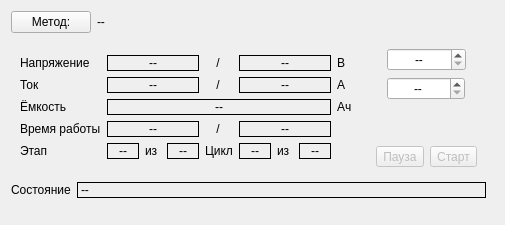
<?xml version="1.0" encoding="UTF-8"?>
<ui version="4.0">
 <class>ZrmMainDisplay</class>
 <widget class="QWidget" name="ZrmMainDisplay">
  <property name="geometry">
   <rect>
    <x>0</x>
    <y>0</y>
    <width>505</width>
    <height>225</height>
   </rect>
  </property>
  <property name="sizePolicy">
   <sizepolicy hsizetype="Fixed" vsizetype="Fixed">
    <horstretch>0</horstretch>
    <verstretch>0</verstretch>
   </sizepolicy>
  </property>
  <property name="font">
   <font>
    <pointsize>9</pointsize>
    <weight>50</weight>
    <bold>false</bold>
   </font>
  </property>
  <property name="windowTitle">
   <string>Form</string>
  </property>
  <layout class="QHBoxLayout" name="horizontalLayout_5">
   <item>
    <layout class="QVBoxLayout" name="verticalLayout_2">
     <item>
      <layout class="QHBoxLayout" name="horizontalLayout">
       <item>
        <widget class="QPushButton" name="bMethod">
         <property name="sizePolicy">
          <sizepolicy hsizetype="Minimum" vsizetype="Fixed">
           <horstretch>0</horstretch>
           <verstretch>0</verstretch>
          </sizepolicy>
         </property>
         <property name="styleSheet">
          <string notr="true"/>
         </property>
         <property name="text">
          <string>Метод:</string>
         </property>
         <property name="flat">
          <bool>false</bool>
         </property>
        </widget>
       </item>
       <item>
        <widget class="QLabel" name="lb_method_name">
         <property name="sizePolicy">
          <sizepolicy hsizetype="Expanding" vsizetype="Fixed">
           <horstretch>0</horstretch>
           <verstretch>0</verstretch>
          </sizepolicy>
         </property>
         <property name="text">
          <string>--</string>
         </property>
        </widget>
       </item>
      </layout>
     </item>
     <item>
      <layout class="QHBoxLayout" name="horizontalLayout_3">
       <item>
        <widget class="QFrame" name="fr_controls">
         <property name="sizePolicy">
          <sizepolicy hsizetype="Fixed" vsizetype="Fixed">
           <horstretch>0</horstretch>
           <verstretch>0</verstretch>
          </sizepolicy>
         </property>
         <property name="styleSheet">
          <string notr="true"/>
         </property>
         <layout class="QVBoxLayout" name="verticalLayout">
          <item>
           <layout class="QGridLayout" name="gridLayout">
            <item row="0" column="0">
             <widget class="QLabel" name="label_3">
              <property name="sizePolicy">
               <sizepolicy hsizetype="Fixed" vsizetype="Fixed">
                <horstretch>0</horstretch>
                <verstretch>0</verstretch>
               </sizepolicy>
              </property>
              <property name="text">
               <string>Напряжение</string>
              </property>
             </widget>
            </item>
            <item row="0" column="1" colspan="3">
             <widget class="QLabel" name="lbVolt">
              <property name="sizePolicy">
               <sizepolicy hsizetype="Preferred" vsizetype="Fixed">
                <horstretch>0</horstretch>
                <verstretch>0</verstretch>
               </sizepolicy>
              </property>
              <property name="minimumSize">
               <size>
                <width>80</width>
                <height>0</height>
               </size>
              </property>
              <property name="frameShape">
               <enum>QFrame::Box</enum>
              </property>
              <property name="text">
               <string>--</string>
              </property>
              <property name="alignment">
               <set>Qt::AlignCenter</set>
              </property>
             </widget>
            </item>
            <item row="0" column="4">
             <widget class="QLabel" name="label_10">
              <property name="sizePolicy">
               <sizepolicy hsizetype="Fixed" vsizetype="Fixed">
                <horstretch>0</horstretch>
                <verstretch>0</verstretch>
               </sizepolicy>
              </property>
              <property name="minimumSize">
               <size>
                <width>26</width>
                <height>0</height>
               </size>
              </property>
              <property name="text">
               <string>/</string>
              </property>
              <property name="alignment">
               <set>Qt::AlignCenter</set>
              </property>
             </widget>
            </item>
            <item row="0" column="5" colspan="3">
             <widget class="QLabel" name="lbVoltLimit">
              <property name="sizePolicy">
               <sizepolicy hsizetype="Preferred" vsizetype="Fixed">
                <horstretch>0</horstretch>
                <verstretch>0</verstretch>
               </sizepolicy>
              </property>
              <property name="minimumSize">
               <size>
                <width>80</width>
                <height>0</height>
               </size>
              </property>
              <property name="frameShape">
               <enum>QFrame::Box</enum>
              </property>
              <property name="text">
               <string>--</string>
              </property>
              <property name="alignment">
               <set>Qt::AlignCenter</set>
              </property>
             </widget>
            </item>
            <item row="0" column="8">
             <widget class="QLabel" name="label_12">
              <property name="sizePolicy">
               <sizepolicy hsizetype="Fixed" vsizetype="Fixed">
                <horstretch>0</horstretch>
                <verstretch>0</verstretch>
               </sizepolicy>
              </property>
              <property name="text">
               <string>В</string>
              </property>
             </widget>
            </item>
            <item row="1" column="0">
             <widget class="QLabel" name="label_4">
              <property name="sizePolicy">
               <sizepolicy hsizetype="Fixed" vsizetype="Fixed">
                <horstretch>0</horstretch>
                <verstretch>0</verstretch>
               </sizepolicy>
              </property>
              <property name="text">
               <string>Ток</string>
              </property>
             </widget>
            </item>
            <item row="1" column="1" colspan="3">
             <widget class="QLabel" name="lbCurr">
              <property name="sizePolicy">
               <sizepolicy hsizetype="Preferred" vsizetype="Fixed">
                <horstretch>0</horstretch>
                <verstretch>0</verstretch>
               </sizepolicy>
              </property>
              <property name="minimumSize">
               <size>
                <width>80</width>
                <height>0</height>
               </size>
              </property>
              <property name="frameShape">
               <enum>QFrame::Box</enum>
              </property>
              <property name="text">
               <string>--</string>
              </property>
              <property name="alignment">
               <set>Qt::AlignCenter</set>
              </property>
             </widget>
            </item>
            <item row="1" column="4">
             <widget class="QLabel" name="label_11">
              <property name="sizePolicy">
               <sizepolicy hsizetype="Fixed" vsizetype="Fixed">
                <horstretch>0</horstretch>
                <verstretch>0</verstretch>
               </sizepolicy>
              </property>
              <property name="minimumSize">
               <size>
                <width>26</width>
                <height>0</height>
               </size>
              </property>
              <property name="text">
               <string>/</string>
              </property>
              <property name="alignment">
               <set>Qt::AlignCenter</set>
              </property>
             </widget>
            </item>
            <item row="1" column="5" colspan="3">
             <widget class="QLabel" name="lbCurrLimit">
              <property name="sizePolicy">
               <sizepolicy hsizetype="Preferred" vsizetype="Fixed">
                <horstretch>0</horstretch>
                <verstretch>0</verstretch>
               </sizepolicy>
              </property>
              <property name="minimumSize">
               <size>
                <width>80</width>
                <height>0</height>
               </size>
              </property>
              <property name="frameShape">
               <enum>QFrame::Box</enum>
              </property>
              <property name="text">
               <string>--</string>
              </property>
              <property name="alignment">
               <set>Qt::AlignCenter</set>
              </property>
             </widget>
            </item>
            <item row="1" column="8">
             <widget class="QLabel" name="label_13">
              <property name="sizePolicy">
               <sizepolicy hsizetype="Fixed" vsizetype="Fixed">
                <horstretch>0</horstretch>
                <verstretch>0</verstretch>
               </sizepolicy>
              </property>
              <property name="text">
               <string>А</string>
              </property>
             </widget>
            </item>
            <item row="2" column="0">
             <widget class="QLabel" name="lb_cap_name">
              <property name="sizePolicy">
               <sizepolicy hsizetype="Fixed" vsizetype="Fixed">
                <horstretch>0</horstretch>
                <verstretch>0</verstretch>
               </sizepolicy>
              </property>
              <property name="text">
               <string>Ёмкость</string>
              </property>
             </widget>
            </item>
            <item row="2" column="1" colspan="7">
             <widget class="QLabel" name="lbCapacity">
              <property name="sizePolicy">
               <sizepolicy hsizetype="Preferred" vsizetype="Fixed">
                <horstretch>0</horstretch>
                <verstretch>0</verstretch>
               </sizepolicy>
              </property>
              <property name="minimumSize">
               <size>
                <width>210</width>
                <height>0</height>
               </size>
              </property>
              <property name="frameShape">
               <enum>QFrame::Box</enum>
              </property>
              <property name="text">
               <string>--</string>
              </property>
              <property name="alignment">
               <set>Qt::AlignCenter</set>
              </property>
             </widget>
            </item>
            <item row="2" column="8">
             <widget class="QLabel" name="lb_cap_unit1">
              <property name="sizePolicy">
               <sizepolicy hsizetype="Fixed" vsizetype="Fixed">
                <horstretch>0</horstretch>
                <verstretch>0</verstretch>
               </sizepolicy>
              </property>
              <property name="text">
               <string>Ач</string>
              </property>
             </widget>
            </item>
            <item row="3" column="0">
             <widget class="QLabel" name="label_6">
              <property name="sizePolicy">
               <sizepolicy hsizetype="Fixed" vsizetype="Fixed">
                <horstretch>0</horstretch>
                <verstretch>0</verstretch>
               </sizepolicy>
              </property>
              <property name="text">
               <string>Время работы</string>
              </property>
             </widget>
            </item>
            <item row="3" column="1" colspan="3">
             <widget class="QLabel" name="lbWorkTime">
              <property name="sizePolicy">
               <sizepolicy hsizetype="Preferred" vsizetype="Fixed">
                <horstretch>0</horstretch>
                <verstretch>0</verstretch>
               </sizepolicy>
              </property>
              <property name="minimumSize">
               <size>
                <width>80</width>
                <height>0</height>
               </size>
              </property>
              <property name="frameShape">
               <enum>QFrame::Box</enum>
              </property>
              <property name="text">
               <string>--</string>
              </property>
              <property name="alignment">
               <set>Qt::AlignCenter</set>
              </property>
             </widget>
            </item>
            <item row="3" column="4">
             <widget class="QLabel" name="label_15">
              <property name="sizePolicy">
               <sizepolicy hsizetype="Fixed" vsizetype="Fixed">
                <horstretch>0</horstretch>
                <verstretch>0</verstretch>
               </sizepolicy>
              </property>
              <property name="minimumSize">
               <size>
                <width>26</width>
                <height>0</height>
               </size>
              </property>
              <property name="text">
               <string>/</string>
              </property>
              <property name="alignment">
               <set>Qt::AlignCenter</set>
              </property>
             </widget>
            </item>
            <item row="3" column="5" colspan="3">
             <widget class="QLabel" name="lbTimeLimit">
              <property name="sizePolicy">
               <sizepolicy hsizetype="Preferred" vsizetype="Fixed">
                <horstretch>0</horstretch>
                <verstretch>0</verstretch>
               </sizepolicy>
              </property>
              <property name="minimumSize">
               <size>
                <width>80</width>
                <height>0</height>
               </size>
              </property>
              <property name="frameShape">
               <enum>QFrame::Box</enum>
              </property>
              <property name="text">
               <string>--</string>
              </property>
              <property name="alignment">
               <set>Qt::AlignCenter</set>
              </property>
             </widget>
            </item>
            <item row="4" column="0">
             <widget class="QLabel" name="label_8">
              <property name="sizePolicy">
               <sizepolicy hsizetype="Fixed" vsizetype="Fixed">
                <horstretch>0</horstretch>
                <verstretch>0</verstretch>
               </sizepolicy>
              </property>
              <property name="text">
               <string>Этап</string>
              </property>
             </widget>
            </item>
            <item row="4" column="1">
             <widget class="QLabel" name="lbStageNum">
              <property name="sizePolicy">
               <sizepolicy hsizetype="Preferred" vsizetype="Fixed">
                <horstretch>0</horstretch>
                <verstretch>0</verstretch>
               </sizepolicy>
              </property>
              <property name="minimumSize">
               <size>
                <width>32</width>
                <height>0</height>
               </size>
              </property>
              <property name="frameShape">
               <enum>QFrame::Box</enum>
              </property>
              <property name="text">
               <string>--</string>
              </property>
              <property name="alignment">
               <set>Qt::AlignCenter</set>
              </property>
             </widget>
            </item>
            <item row="4" column="2">
             <widget class="QLabel" name="label_16">
              <property name="sizePolicy">
               <sizepolicy hsizetype="Fixed" vsizetype="Fixed">
                <horstretch>0</horstretch>
                <verstretch>0</verstretch>
               </sizepolicy>
              </property>
              <property name="minimumSize">
               <size>
                <width>16</width>
                <height>0</height>
               </size>
              </property>
              <property name="text">
               <string>из</string>
              </property>
             </widget>
            </item>
            <item row="4" column="3">
             <widget class="QLabel" name="lbStageTotal">
              <property name="sizePolicy">
               <sizepolicy hsizetype="Preferred" vsizetype="Fixed">
                <horstretch>0</horstretch>
                <verstretch>0</verstretch>
               </sizepolicy>
              </property>
              <property name="minimumSize">
               <size>
                <width>32</width>
                <height>0</height>
               </size>
              </property>
              <property name="frameShape">
               <enum>QFrame::Box</enum>
              </property>
              <property name="text">
               <string>--</string>
              </property>
              <property name="alignment">
               <set>Qt::AlignCenter</set>
              </property>
             </widget>
            </item>
            <item row="4" column="4">
             <widget class="QLabel" name="label_9">
              <property name="sizePolicy">
               <sizepolicy hsizetype="Fixed" vsizetype="Fixed">
                <horstretch>0</horstretch>
                <verstretch>0</verstretch>
               </sizepolicy>
              </property>
              <property name="minimumSize">
               <size>
                <width>26</width>
                <height>0</height>
               </size>
              </property>
              <property name="text">
               <string>Цикл</string>
              </property>
              <property name="alignment">
               <set>Qt::AlignCenter</set>
              </property>
             </widget>
            </item>
            <item row="4" column="5">
             <widget class="QLabel" name="lbCycleNum">
              <property name="sizePolicy">
               <sizepolicy hsizetype="Preferred" vsizetype="Fixed">
                <horstretch>0</horstretch>
                <verstretch>0</verstretch>
               </sizepolicy>
              </property>
              <property name="minimumSize">
               <size>
                <width>32</width>
                <height>0</height>
               </size>
              </property>
              <property name="frameShape">
               <enum>QFrame::Box</enum>
              </property>
              <property name="text">
               <string>--</string>
              </property>
              <property name="alignment">
               <set>Qt::AlignCenter</set>
              </property>
             </widget>
            </item>
            <item row="4" column="6">
             <widget class="QLabel" name="label_17">
              <property name="sizePolicy">
               <sizepolicy hsizetype="Fixed" vsizetype="Fixed">
                <horstretch>0</horstretch>
                <verstretch>0</verstretch>
               </sizepolicy>
              </property>
              <property name="minimumSize">
               <size>
                <width>16</width>
                <height>0</height>
               </size>
              </property>
              <property name="text">
               <string>из</string>
              </property>
             </widget>
            </item>
            <item row="4" column="7">
             <widget class="QLabel" name="lbCycleTotal">
              <property name="sizePolicy">
               <sizepolicy hsizetype="Preferred" vsizetype="Fixed">
                <horstretch>0</horstretch>
                <verstretch>0</verstretch>
               </sizepolicy>
              </property>
              <property name="minimumSize">
               <size>
                <width>32</width>
                <height>0</height>
               </size>
              </property>
              <property name="frameShape">
               <enum>QFrame::Box</enum>
              </property>
              <property name="text">
               <string>--</string>
              </property>
              <property name="alignment">
               <set>Qt::AlignCenter</set>
              </property>
             </widget>
            </item>
           </layout>
          </item>
         </layout>
        </widget>
       </item>
       <item>
        <widget class="QFrame" name="fr_manual">
         <property name="sizePolicy">
          <sizepolicy hsizetype="Fixed" vsizetype="Fixed">
           <horstretch>0</horstretch>
           <verstretch>0</verstretch>
          </sizepolicy>
         </property>
         <property name="maximumSize">
          <size>
           <width>16777215</width>
           <height>16777215</height>
          </size>
         </property>
         <property name="styleSheet">
          <string notr="true"/>
         </property>
         <layout class="QVBoxLayout" name="verticalLayout_11">
          <item>
           <layout class="QGridLayout" name="gridLayout_2">
            <item row="0" column="0">
             <widget class="QDoubleSpinBox" name="edManVolt">
              <property name="sizePolicy">
               <sizepolicy hsizetype="Fixed" vsizetype="Fixed">
                <horstretch>0</horstretch>
                <verstretch>0</verstretch>
               </sizepolicy>
              </property>
              <property name="wrapping">
               <bool>false</bool>
              </property>
              <property name="alignment">
               <set>Qt::AlignCenter</set>
              </property>
              <property name="specialValueText">
               <string>--</string>
              </property>
              <property name="suffix">
               <string>    В</string>
              </property>
             </widget>
            </item>
            <item row="1" column="0">
             <widget class="QDoubleSpinBox" name="edManCap">
              <property name="sizePolicy">
               <sizepolicy hsizetype="Fixed" vsizetype="Fixed">
                <horstretch>0</horstretch>
                <verstretch>0</verstretch>
               </sizepolicy>
              </property>
              <property name="alignment">
               <set>Qt::AlignCenter</set>
              </property>
              <property name="specialValueText">
               <string>--</string>
              </property>
              <property name="suffix">
               <string>  Ач</string>
              </property>
             </widget>
            </item>
           </layout>
          </item>
          <item>
           <spacer name="verticalSpacer_3">
            <property name="orientation">
             <enum>Qt::Vertical</enum>
            </property>
            <property name="sizeHint" stdset="0">
             <size>
              <width>20</width>
              <height>40</height>
             </size>
            </property>
           </spacer>
          </item>
          <item>
           <layout class="QHBoxLayout" name="horizontalLayout_2">
            <item>
             <widget class="QToolButton" name="bPause">
              <property name="enabled">
               <bool>false</bool>
              </property>
              <property name="sizePolicy">
               <sizepolicy hsizetype="Fixed" vsizetype="Fixed">
                <horstretch>0</horstretch>
                <verstretch>0</verstretch>
               </sizepolicy>
              </property>
              <property name="styleSheet">
               <string notr="true"/>
              </property>
              <property name="text">
               <string>Пауза</string>
              </property>
              <property name="checkable">
               <bool>false</bool>
              </property>
              <property name="autoRaise">
               <bool>false</bool>
              </property>
             </widget>
            </item>
            <item>
             <widget class="QToolButton" name="bStartStop">
              <property name="enabled">
               <bool>false</bool>
              </property>
              <property name="sizePolicy">
               <sizepolicy hsizetype="Fixed" vsizetype="Fixed">
                <horstretch>0</horstretch>
                <verstretch>0</verstretch>
               </sizepolicy>
              </property>
              <property name="styleSheet">
               <string notr="true"/>
              </property>
              <property name="text">
               <string>Старт</string>
              </property>
              <property name="checkable">
               <bool>false</bool>
              </property>
             </widget>
            </item>
           </layout>
          </item>
         </layout>
        </widget>
       </item>
      </layout>
     </item>
     <item>
      <layout class="QHBoxLayout" name="horizontalLayout_4">
       <item>
        <widget class="QLabel" name="label_7">
         <property name="sizePolicy">
          <sizepolicy hsizetype="Fixed" vsizetype="Fixed">
           <horstretch>0</horstretch>
           <verstretch>0</verstretch>
          </sizepolicy>
         </property>
         <property name="text">
          <string>Состояние</string>
         </property>
        </widget>
       </item>
       <item>
        <widget class="QLabel" name="lbMode">
         <property name="sizePolicy">
          <sizepolicy hsizetype="Preferred" vsizetype="Fixed">
           <horstretch>0</horstretch>
           <verstretch>0</verstretch>
          </sizepolicy>
         </property>
         <property name="frameShape">
          <enum>QFrame::Box</enum>
         </property>
         <property name="text">
          <string>--</string>
         </property>
        </widget>
       </item>
      </layout>
     </item>
     <item>
      <spacer name="verticalSpacer">
       <property name="orientation">
        <enum>Qt::Vertical</enum>
       </property>
       <property name="sizeHint" stdset="0">
        <size>
         <width>13</width>
         <height>2</height>
        </size>
       </property>
      </spacer>
     </item>
    </layout>
   </item>
   <item>
    <spacer name="horizontalSpacer">
     <property name="orientation">
      <enum>Qt::Horizontal</enum>
     </property>
     <property name="sizeHint" stdset="0">
      <size>
       <width>0</width>
       <height>13</height>
      </size>
     </property>
    </spacer>
   </item>
  </layout>
 </widget>
 <tabstops>
  <tabstop>bMethod</tabstop>
 </tabstops>
 <resources/>
 <connections/>
</ui>
